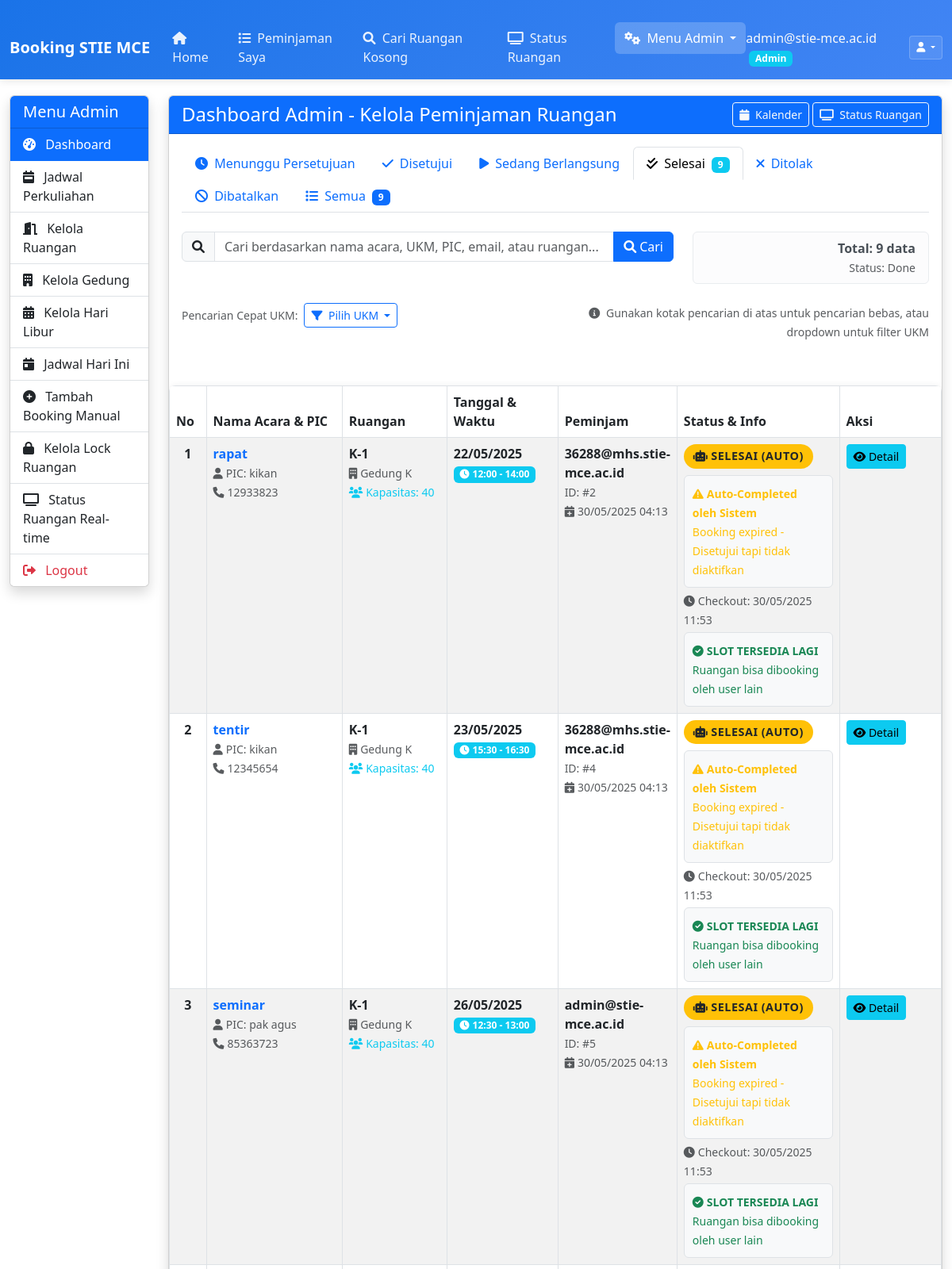
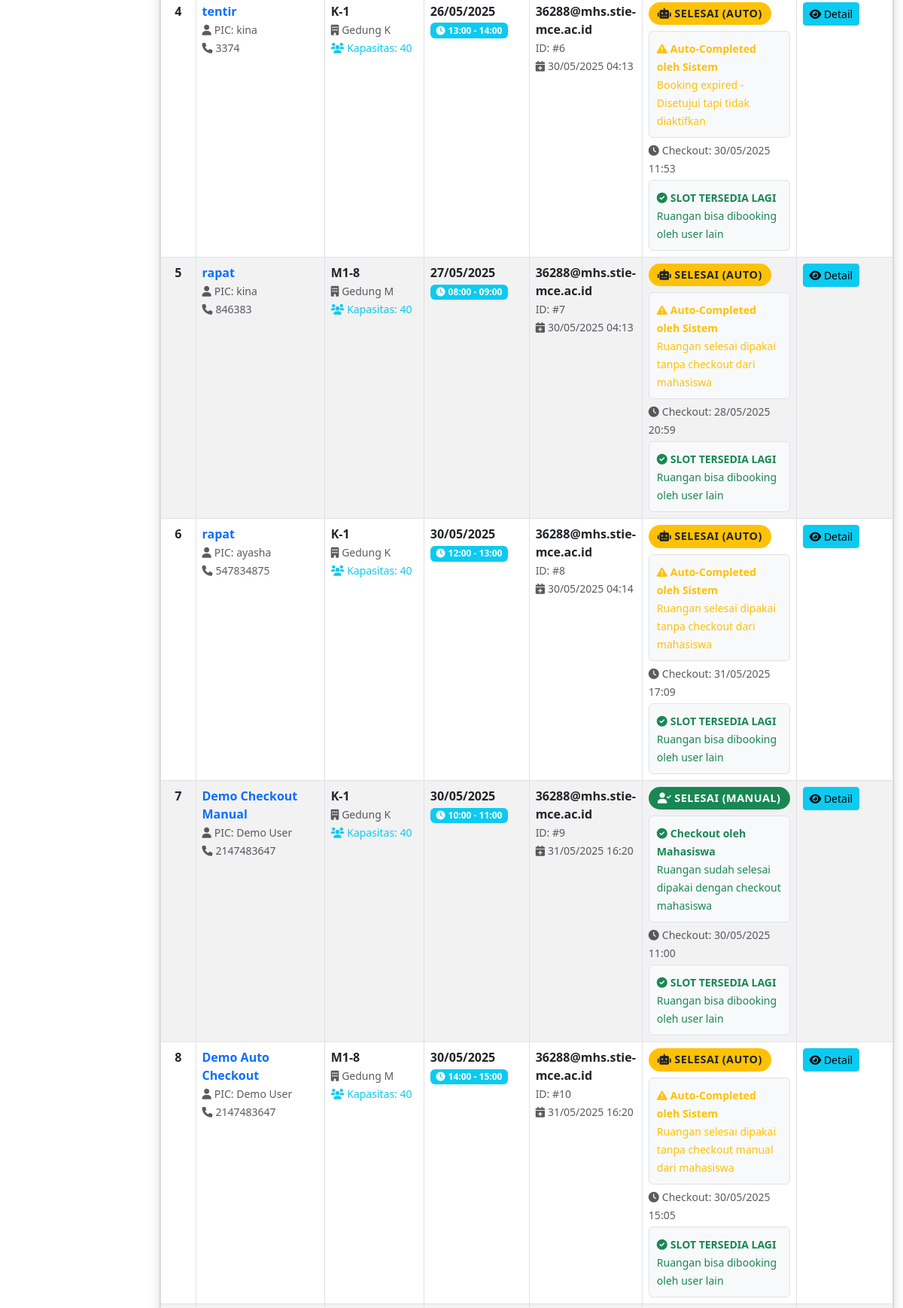
/admin/admin-dashboard.php?status=done (signed in, upper part), run on the app's committed database (2 pictures, top to bottom).
### tables this page shows
CREATE TABLE `tbl_booking` (
  `id_booking` int(11) NOT NULL,
  `id_user` int(11) NOT NULL,
  `id_ruang` int(11) NOT NULL,
  `nama_acara` varchar(200) NOT NULL,
  `tanggal` date NOT NULL,
  `jam_mulai` time NOT NULL,
  `jam_selesai` time NOT NULL,
  `keterangan` text NOT NULL,
  `nama_penanggungjawab` varchar(100) NOT NULL,
  `no_penanggungjawab` int(15) NOT NULL,
  `status` enum('pending','approve','rejected','cancelled','active','done') NOT NULL DEFAULT 'pending',
  `checked_out_by` varchar(50) DEFAULT NULL,
  `checkout_status` enum('pending','manual_checkout','auto_completed','force_checkout') NOT NULL DEFAULT 'pending',
  `checkout_time` datetime DEFAULT NULL,
  `completion_note` varchar(255) DEFAULT NULL,
  `is_external` tinyint(1) NOT NULL DEFAULT 0,
  `user_can_activate` tinyint(1) DEFAULT 0 COMMENT 'User dapat mengaktifkan booking tanpa persetujuan admin',
  `activated_by_user` tinyint(1) DEFAULT 0 COMMENT 'Booking diaktifkan oleh user',
  `activated_at` datetime DEFAULT NULL,
  `activated_by` varchar(50) DEFAULT NULL,
  `activation_note` text DEFAULT NULL,
  `approved_at` datetime DEFAULT NULL,
  `approved_by` varchar(50) DEFAULT NULL,
  `approval_reason` text DEFAULT NULL,
  `cancelled_by` varchar(50) DEFAULT NULL,
  `cancelled_at` datetime DEFAULT NULL,
  `cancellation_reason` text DEFAULT NULL,
  `auto_approved` tinyint(1) DEFAULT 0 COMMENT 'Was this booking auto-approved?',
  `auto_approval_reason` varchar(255) DEFAULT NULL COMMENT 'Reason for auto-approval',
  `created_at` timestamp NOT NULL DEFAULT current_timestamp(),
  `id_recurring_schedule` int(11) DEFAULT NULL COMMENT 'Jika booking ini dari jadwal kuliah berulang',
  `booking_type` enum('manual','recurring','external') DEFAULT 'manual' COMMENT 'Jenis booking'
);

CREATE TABLE `tbl_ruang` (
  `id_ruang` int(11) NOT NULL,
  `id_gedung` int(11) NOT NULL,
  `nama_ruang` varchar(100) NOT NULL,
  `kapasitas` int(11) NOT NULL,
  `lokasi` varchar(50) NOT NULL,
  `fasilitas` text DEFAULT NULL COMMENT 'Daftar fasilitas ruangan',
  `allowed_roles` set('admin','mahasiswa','dosen','karyawan') DEFAULT 'admin,mahasiswa,dosen,karyawan' COMMENT 'Role yang boleh booking ruangan ini',
  `description` text DEFAULT NULL COMMENT 'Deskripsi ruangan'
);

CREATE TABLE `tbl_gedung` (
  `id_gedung` int(11) NOT NULL,
  `nama_gedung` varchar(100) NOT NULL
);

CREATE TABLE `tbl_users` (
  `id_user` int(11) NOT NULL,
  `email` varchar(100) NOT NULL,
  `password` int(8) NOT NULL,
  `role` enum('admin','mahasiswa','dosen','karyawan','cs','satpam') NOT NULL
);

### admin/admin-dashboard.php (the view, shortened to what the rows shown need)
<?php
require_once '../config.php';
require_once '../functions.php';
$status = isset($_GET['status']) ? $_GET['status'] : 'pending';
$search = isset($_GET['search']) ? trim($_GET['search']) : '';
$sql = "SELECT b.*, u.email, r.nama_ruang, r.kapasitas, g.nama_gedung,
               b.checkout_status, b.checkout_time, b.checked_out_by, b.completion_note,
               b.cancelled_by, b.cancellation_reason, b.approved_at, b.approved_by
        FROM tbl_booking b
        JOIN tbl_users u ON b.id_user = u.id_user
        JOIN tbl_ruang r ON b.id_ruang = r.id_ruang
        LEFT JOIN tbl_gedung g ON r.id_gedung = g.id_gedung";
$params = [];
$whereConditions = [];
if ($status !== 'all') {
    $whereConditions[] = "b.status = ?";
    $params[] = $status;
}
if (!empty($whereConditions)) {
    $sql .= " WHERE " . implode(" AND ", $whereConditions);
}
$sql .= " ORDER BY b.created_at ASC, b.tanggal ASC, b.jam_mulai ASC";
try {
    $stmt = $conn->prepare($sql);
    $stmt->execute($params);
    $bookings = $stmt->fetchAll();
} catch (PDOException $e) {
    error_log("Error in admin dashboard query: " . $e->getMessage());
    $bookings = [];
    $search_error = "Terjadi kesalahan dalam pencarian. Silakan coba lagi.";
}
foreach ($bookings as $booking) {
    $status = $booking['status'];
}
?>
<!DOCTYPE html>
<html lang="id">
<head>
    <link rel="stylesheet" href="../style.css">
    <link rel="stylesheet" href="https://cdnjs.cloudflare.com/ajax/libs/font-awesome/6.0.0/css/all.min.css">
    <link rel="stylesheet" href="https://cdn.jsdelivr.net/npm/bootstrap@5.3.0/dist/css/bootstrap.min.css">
</head>
<body>
        <?php $backPath = '../'; include '../header.php'; ?>
    <div class="container-fluid mt-4">
        <div class="row">
            <div class="col-md-9 col-lg-10">
                <div class="card shadow">
                    <div class="card-body">
                        <div class="row mb-4">
                            <div class="col-md-4">
                                <?php if (!empty($search)): ?>
                                    <div class="search-stats">
                                        <div class="d-flex align-items-center">
                                            <i class="fas fa-search me-2 text-primary"></i>
                                            <div>
                                                <strong>Hasil pencarian:</strong> "<?= htmlspecialchars($search) ?>"<br>
                                                <small class="text-muted">Ditemukan <?= count($bookings) ?> data</small>
                                            </div>
                                        </div>
                                    </div>
                                <?php else: ?>
                                    <div class="text-end">
                                        <div class="alert alert-light mb-0 py-2">
                                            <strong>Total: <?= count($bookings) ?> data</strong><br>
                                            <small class="text-muted">Status: <?= ucfirst($status) ?></small>
                                        </div>
                                    </div>
                                <?php endif; ?>
                            </div>
                        </div>
                        </div><br>
                        <div class="table-responsive">
                            <table class="table table-bordered table-striped table-hover">
                                <thead class="bg-light">
                                    <tr>
                                        <th width="5%">No</th>
                                        <th width="20%">Nama Acara & PIC</th>
                                        <th width="15%">Ruangan</th>
                                        <th width="15%">Tanggal & Waktu</th>
                                        <th width="15%">Peminjam</th>
                                        <th width="15%">Status & Info</th>
                                        <th width="15%">Aksi</th>
                                    </tr>
                                </thead>
                                <tbody>
                                    <?php if (count($bookings) > 0): ?>
                                        <?php $i = 1; foreach ($bookings as $booking): ?>
                                            <tr class="booking-card">
                                                <td class="text-center"><strong><?= $i++ ?></strong></td>
                                                <td>
                                                    <strong class="text-primary"><?= htmlspecialchars($booking['nama_acara'] ?? '') ?></strong><br>
                                                    <small class="text-muted">
                                                        <i class="fas fa-user me-1"></i>PIC: <?= htmlspecialchars($booking['nama_penanggungjawab'] ?? '') ?><br>
                                                        <i class="fas fa-phone me-1"></i><?= htmlspecialchars($booking['no_penanggungjawab'] ?? '') ?>
                                                    </small>
                                                </td>
                                                <td>
                                                    <strong><?= htmlspecialchars($booking['nama_ruang'] ?? '') ?></strong>
                                                    <?php if (!empty($booking['nama_gedung'])): ?>
                                                        <br><small class="text-muted">
                                                            <i class="fas fa-building me-1"></i><?= htmlspecialchars($booking['nama_gedung']) ?>
                                                        </small>
                                                    <?php endif; ?>
                                                    <br><small class="text-info">
                                                        <i class="fas fa-users me-1"></i>Kapasitas: <?= $booking['kapasitas'] ?? 'N/A' ?>
                                                    </small>
                                                </td>
                                                <td>
                                                    <strong><?= formatDate($booking['tanggal']) ?></strong><br>
                                                    <span class="badge bg-info">
                                                        <i class="fas fa-clock me-1"></i><?= formatTime($booking['jam_mulai']) ?> - <?= formatTime($booking['jam_selesai']) ?>
                                                    </span>
                                                </td>
                                                <td>
                                                    <strong><?= htmlspecialchars($booking['email'] ?? '') ?></strong><br>
                                                    <small class="text-muted">
                                                        ID: #<?= $booking['id_booking'] ?><br>
                                                        <i class="fas fa-calendar-plus me-1"></i><?= date('d/m/Y H:i', strtotime($booking['created_at'])) ?>
                                                    </small>
                                                </td>
                                                <td>
                                                    <?php
                                                    $status = $booking['status'] ?? 'unknown';
                                                    $checkoutStatus = $booking['checkout_status'] ?? 'pending';
                                                    $checkoutTime = $booking['checkout_time'] ?? '';
                                                    $checkedOutBy = $booking['checked_out_by'] ?? '';
                                                    $completionNote = $booking['completion_note'] ?? '';
                                                    switch ($status) {
                                                        case 'done':
                                                            if ($checkoutStatus === 'auto_completed' || $checkedOutBy === 'SYSTEM_AUTO') {
                                                                echo '<span class="badge bg-warning text-dark status-badge">
                                                                        <i class="fas fa-robot me-1"></i>Selesai (Auto)
                                                                      </span>';
                                                                echo '<div class="checkout-info">
                                                                        <small class="text-warning">
                                                                            <i class="fas fa-exclamation-triangle me-1"></i><strong>Auto-Completed oleh Sistem</strong><br>';
                                                                if (!empty($completionNote)) {
                                                                    echo htmlspecialchars($completionNote);
                                                                } else {
                                                                    echo 'Ruangan selesai dipakai tanpa checkout manual';
                                                                }
                                                                echo '</small></div>';
                                                            } elseif ($checkoutStatus === 'manual_checkout' || $checkedOutBy === 'USER_MANUAL') {
                                                                echo '<span class="badge bg-success status-badge">
                                                                        <i class="fas fa-user-check me-1"></i>Selesai (Manual)
                                                                      </span>';
                                                                echo '<div class="checkout-info">
                                                                        <small class="text-success">
                                                                            <i class="fas fa-check-circle me-1"></i><strong>Checkout oleh Mahasiswa</strong><br>
                                                                            Ruangan sudah selesai dipakai dengan checkout mahasiswa
                                                                        </small>
                                                                      </div>';
                                                            } else {
                                                                echo '<span class="badge bg-info status-badge">
                                                                        <i class="fas fa-check-double me-1"></i>Selesai
                                                                      </span>';
                                                            }
                                                            if (!empty($checkoutTime)) {
                                                                echo '<div class="mt-1">
                                                                        <small class="text-muted">
                                                                            <i class="fas fa-clock me-1"></i>Checkout: ' .
                                                                            date('d/m/Y H:i', strtotime($checkoutTime)) .
                                                                        '</small>
                                                                      </div>';
                                                            }
                                                            echo '<div class="checkout-info mt-1">
                                                                    <small class="text-success">
                                                                        <i class="fas fa-check-circle me-1"></i><strong>SLOT TERSEDIA LAGI</strong><br>
                                                                        Ruangan bisa dibooking oleh user lain
                                                                    </small>
                                                                  </div>';
                                                            break;
                                                    }
                                                    ?>
                                                </td>
                                                <td>
                                                    <button type="button" class="btn btn-sm btn-info mb-1"
                                                            data-bs-toggle="modal"
                                                            data-bs-target="#detailModal<?= $booking['id_booking'] ?>">
                                                        <i class="fas fa-eye"></i> Detail
                                                    </button>
                                                </td>
                                            </tr>
                                        <?php endforeach; ?>
                                    <?php endif; ?>
                                </tbody>
                            </table>
                        </div>
                    </div>
                </div>
            </div>
        </div>
</body>
</html>

### data on the page
tbl_booking: status "Done"
tbl_booking: nama_acara "rapat", nama_penanggungjawab "kikan", no_penanggungjawab "12933823", id_ruang.nama_ruang "K-1", tbl_gedung.nama_gedung "Gedung K", id_ruang.kapasitas "40", tanggal "22/05/2025", jam_mulai "12:00", jam_selesai "14:00", id_user.email "36288@mhs.stie-mce.ac.id", id_booking "2", created_at "30/05/2025 04:13", completion_note "Booking expired - Disetujui tapi tidak diaktifkan", checkout_time "30/05/2025 11:53"
tbl_booking: nama_acara "tentir", nama_penanggungjawab "kikan", no_penanggungjawab "12345654", id_ruang.nama_ruang "K-1", tbl_gedung.nama_gedung "Gedung K", id_ruang.kapasitas "40", tanggal "23/05/2025", jam_mulai "15:30", jam_selesai "16:30", id_user.email "36288@mhs.stie-mce.ac.id", id_booking "4", created_at "30/05/2025 04:13", completion_note "Booking expired - Disetujui tapi tidak diaktifkan", checkout_time "30/05/2025 11:53"
tbl_booking: nama_acara "seminar", nama_penanggungjawab "pak agus", no_penanggungjawab "85363723", id_ruang.nama_ruang "K-1", tbl_gedung.nama_gedung "Gedung K", id_ruang.kapasitas "40", tanggal "26/05/2025", jam_mulai "12:30", jam_selesai "13:00", id_user.email "admin@stie-mce.ac.id", id_booking "5", created_at "30/05/2025 04:13", completion_note "Booking expired - Disetujui tapi tidak diaktifkan", checkout_time "30/05/2025 11:53"
tbl_booking: nama_acara "tentir", nama_penanggungjawab "kina", no_penanggungjawab "3374", id_ruang.nama_ruang "K-1", tbl_gedung.nama_gedung "Gedung K", id_ruang.kapasitas "40", tanggal "26/05/2025", jam_mulai "13:00", jam_selesai "14:00", id_user.email "36288@mhs.stie-mce.ac.id", id_booking "6", created_at "30/05/2025 04:13", completion_note "Booking expired - Disetujui tapi tidak diaktifkan", checkout_time "30/05/2025 11:53"
tbl_booking: nama_acara "rapat", nama_penanggungjawab "kina", no_penanggungjawab "846383", id_ruang.nama_ruang "M1-8", tbl_gedung.nama_gedung "Gedung M", id_ruang.kapasitas "40", tanggal "27/05/2025", jam_mulai "08:00", jam_selesai "09:00", id_user.email "36288@mhs.stie-mce.ac.id", id_booking "7", created_at "30/05/2025 04:13", completion_note "Ruangan selesai dipakai tanpa checkout dari mahasiswa", checkout_time "28/05/2025 20:59"
tbl_booking: nama_acara "rapat", nama_penanggungjawab "ayasha", no_penanggungjawab "547834875", id_ruang.nama_ruang "K-1", tbl_gedung.nama_gedung "Gedung K", id_ruang.kapasitas "40", tanggal "30/05/2025", jam_mulai "12:00", jam_selesai "13:00", id_user.email "36288@mhs.stie-mce.ac.id", id_booking "8", created_at "30/05/2025 04:14", completion_note "Ruangan selesai dipakai tanpa checkout dari mahasiswa", checkout_time "31/05/2025 17:09"
tbl_booking: nama_acara "Demo Checkout Manual", nama_penanggungjawab "Demo User", no_penanggungjawab "2147483647", id_ruang.nama_ruang "K-1", tbl_gedung.nama_gedung "Gedung K", id_ruang.kapasitas "40", tanggal "30/05/2025", jam_mulai "10:00", jam_selesai "11:00", id_user.email "36288@mhs.stie-mce.ac.id", id_booking "9", created_at "31/05/2025 16:20", checkout_status "manual_checkout" (drawn), shows "Ruangan sudah selesai dipakai dengan checkout mahasiswa", checkout_time "30/05/2025 11:00"
tbl_booking: nama_acara "Demo Auto Checkout", nama_penanggungjawab "Demo User", no_penanggungjawab "2147483647", id_ruang.nama_ruang "M1-8", tbl_gedung.nama_gedung "Gedung M", id_ruang.kapasitas "40", tanggal "30/05/2025", jam_mulai "14:00", jam_selesai "15:00", id_user.email "36288@mhs.stie-mce.ac.id", id_booking "10", created_at "31/05/2025 16:20", completion_note "Ruangan selesai dipakai tanpa checkout manual dari mahasiswa", checkout_time "30/05/2025 15:05"

### other printed values
$_SESSION['email'] "admin@stie-mce.ac.id"
$_SESSION['role'] "Admin"
$bookingsByStatus['done'] "9"
$totalBookings "9"
count($bookings) "9"
